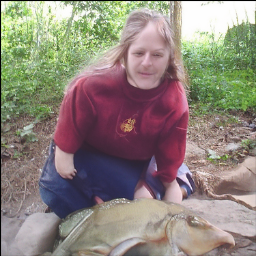
#> input picture sample_images/fake/0_adm_0.PNG, 256 x 256 px
$ jupyter execute high-pass-filter.ipynb
#> lines starting #> are read from the running program, lines starting #| are printed output that depends on the picture
[cell 1]
import cv2
import numpy as np
from scipy.ndimage import rotate
from kernels import *
# Read the image
image = cv2.imread('./sample_images/fake/0_adm_0.PNG', cv2.IMREAD_GRAYSCALE)
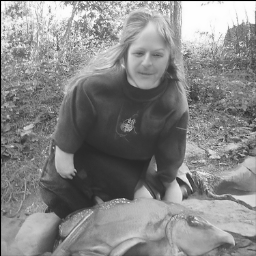
#> image: shape (256, 256); min 0, max 254, mean 134.6
filtered_image = image.copy()

rotated_kernels = []

# Rotate every kernel at every angle and store the rotated kernel
for idx, kernel in enumerate(kernels):
    for angle in angles[idx]:
        # Rotate the kernel at the specified angle
        rotated_kernel = rotate(kernel, angle, reshape=False)
        # Round the values to avoid floating point precision issues
        rotated_kernels.append(rotated_kernel)
        # Add the rotated kernel to the list
        rotated_kernel = np.round(rotated_kernel)

for rotated_kernel in rotated_kernels:
    # Apply convolution
    filtered_image = cv2.filter2D(filtered_image, -1, rotated_kernel)
#> this loop made 30 passes
#> pass 1, `filtered_image = cv2.filter2D(filtered_image, -1, rotated_kernel)`:
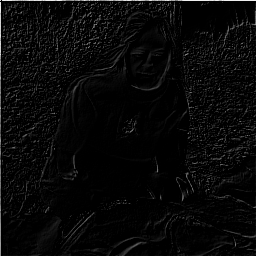
#> filtered_image: shape (256, 256); min 0, max 240, mean 8.4
#> pass 2, `filtered_image = cv2.filter2D(filtered_image, -1, rotated_kernel)`:
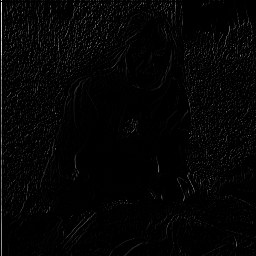
#> filtered_image: shape (256, 256); min 0, max 238, mean 4.3
#> pass 3, `filtered_image = cv2.filter2D(filtered_image, -1, rotated_kernel)`:
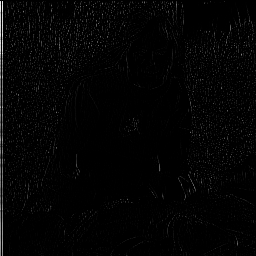
#> filtered_image: shape (256, 256); min 0, max 238, mean 4
#> after the loop:
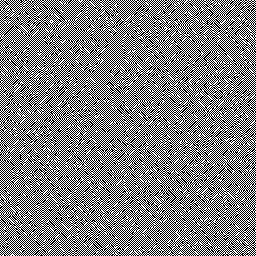
#> filtered_image: shape (256, 256); 50% white in thin lines or dots

print(len(rotated_kernels))

# Display the original and filtered images
cv2.imshow('Original Image', image)
cv2.imshow('Filtered Image', filtered_image)
cv2.waitKey(0)
cv2.destroyAllWindows()

$ run again, with sample_images/fake/0_adm_1.PNG copied over sample_images/fake/0_adm_0.PNG
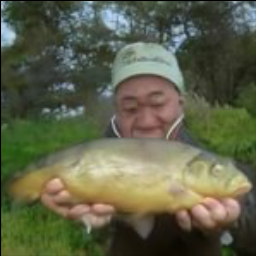
#> input picture sample_images/fake/0_adm_1.PNG, 256 x 256 px
#> `image = cv2.imread('./sample_images/fake/0_adm_0.PNG', cv2.IMREAD_GRAY..`:
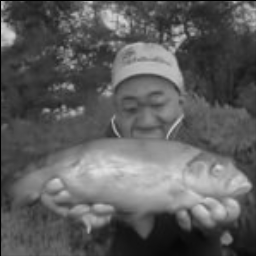
#> image: shape (256, 256); min 0, max 224, mean 93.1
#> after the loop `for rotated_kernel in rotated_kernels:`:
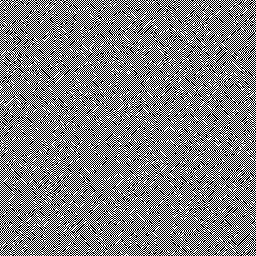
#> filtered_image: shape (256, 256); 49.9% white in thin lines or dots

$ run again, with sample_images/fake/0_adm_2.PNG copied over sample_images/fake/0_adm_0.PNG
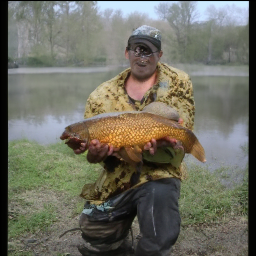
#> input picture sample_images/fake/0_adm_2.PNG, 256 x 256 px
#> the loop `for rotated_kernel in rotated_kernels:` made 30 passes
#> pass 1, `filtered_image = cv2.filter2D(filtered_image, -1, rotated_kernel)`:
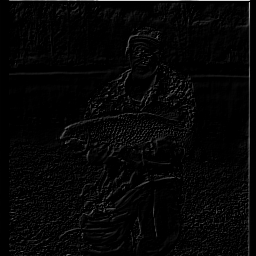
#> filtered_image: shape (256, 256); min 0, max 216, mean 6
#> after the loop `for rotated_kernel in rotated_kernels:`:
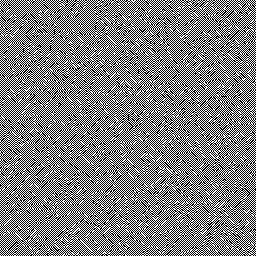
#> filtered_image: shape (256, 256); 49.9% white in thin lines or dots

$ run again, with sample_images/fake/0_adm_3.PNG copied over sample_images/fake/0_adm_0.PNG
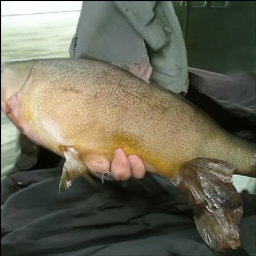
#> input picture sample_images/fake/0_adm_3.PNG, 256 x 256 px
#> the loop `for rotated_kernel in rotated_kernels:` made 30 passes
#> pass 1, `filtered_image = cv2.filter2D(filtered_image, -1, rotated_kernel)`:
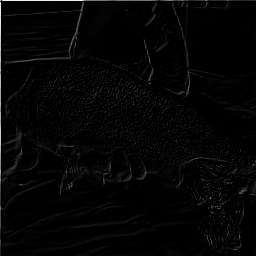
#> filtered_image: shape (256, 256); min 0, max 240, mean 4.9
#> after the loop `for rotated_kernel in rotated_kernels:`:
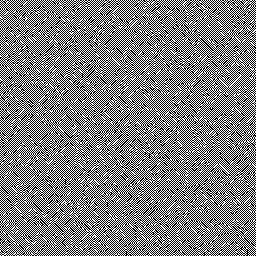
#> filtered_image: shape (256, 256); 50% white in thin lines or dots
